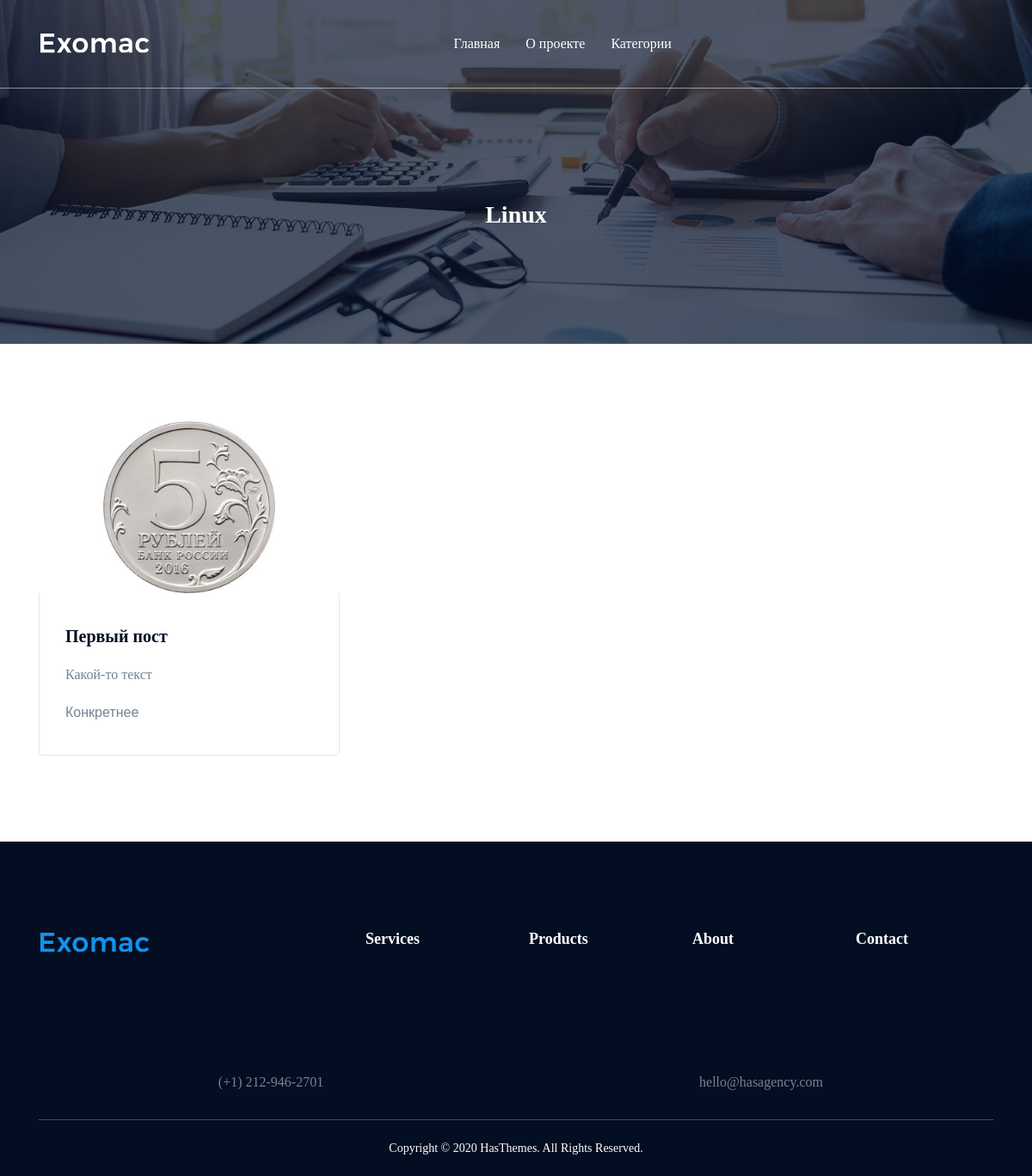
Screenshot of /tag/linux with the database file from the repository.
### blog/models.py (models this page shows, shortened)
class Tag(models.Model):
    title = models.CharField(max_length=100)
    url = models.SlugField(max_length=100, unique=True)
    def __str__(self):
        return self.title
    class Meta:
        verbose_name = 'Тег'
        verbose_name_plural = "Теги"

class Post(models.Model):
    title = models.CharField(max_length=100, verbose_name='Название')
    url = models.SlugField(max_length=100, unique=True)
    text = models.TextField(verbose_name="Текст")
    created_up = models.DateTimeField(auto_now=True, verbose_name="Дата обновления")
    created_at = models.DateTimeField(auto_now_add=True, db_index=True, verbose_name="Создан")
    category = models.ForeignKey(Category, on_delete=models.CASCADE, related_name='category', verbose_name='Категирии')
    tag = models.ManyToManyField(Tag, related_name='tag', verbose_name='Тег')
    draft = models.BooleanField('Черновик', default=False)
    image = models.ImageField(verbose_name='Изоброжение', upload_to='post/%Y/%m/%d', blank=True)
    def get_absolute_url(self):
        return reverse("post", kwargs={"slug": self.url})
    class Meta:
        verbose_name = 'Пост'
        verbose_name_plural = "Посты"

### blog/views.py (the view)
# urls.py: path('tag/<str:slug>', TagViews.as_view(), name='tag'),
class TagViews(ListView):
    template_name = 'blog/index.html'
    context_object_name = 'posts'
    allow_empty = False
    slug_field = 'url'
    def get_queryset(self):
        return Post.objects.filter(tag__url=self.kwargs['slug'])
    def get_context_data(self, *, object_list=None, **kwargs):
        context = super().get_context_data(**kwargs)
        context['title'] = Tag.objects.get(url=self.kwargs['slug'])
        return context

### blog/models.py (called while the page is built)
    def get_absolute_url(self):
        return reverse("category", kwargs={"slug": self.url})

### blog/templatetags/menu.py (called while the page is built)
@register.inclusion_tag('blog/menu_tpl.html')
def show_menu(menu_class='site-main-menu'):
    categories = Category.objects.all()
    return {"categories": categories, 'menu_class': menu_class}

@register.inclusion_tag('blog/menu_mobile.html')
def show_mobile(menu_class='site-mobile-menu'):
    categories = Category.objects.all()
    return {"categories": categories, 'menu_class': menu_class}

### templates/blog/index.html (shortened to what this page needs)
{% extends 'base.html' %}
{% load static %}
{% block content %}
    <div class="section section-padding-t90-b100">
        <div class="container">
            <div class="row row-cols-lg-3 row-cols-md-2 row-cols-1 mb-n6">
                {% for post in posts %}
                    <div class="col mb-6">
                        <div class="work border-1 border-danger">
                            <div class="thumbnail text-center">
                                <a class="image" href="{{ post.get_absolute_url }}">
                                    {% if post.image %}
                                        <img src="{{ post.image.url }}" style="max-width: 200px; max-height: 200px;"
                                             alt="{{ post.title }}"></a>
                                    {% else %}
                                        <img src="https://img2.freepng.ru/20181125/wbe/kisspng-apartment-renting-london-residential-house-product-5bfa6d06347989.212131131543138566215.jpg"
                                             alt="{{ post.title }}"></a>
                                    {% endif %}
                            </div>
                            <div class="info">
                                <h3 class="title"><a href="work-details.html">{{ post.title }}</a></h3>
                                <p class="desc">{{ post.text|safe|truncatewords_html:20 }}</p>
                                <a href="{{ post.get_absolute_url }}">Конкретнее</a>
                            </div>
                        </div>
                    </div>
                {% endfor %}
            </div>
        </div>
    </div>
{% endblock %}

### templates/_inc/header.html (shortened to what this page needs)
{% load static %}
{% load menu %}
<div class="header-section header-transparent sticky-header section">
    <div class="header-inner">
        <div class="container position-relative">
            <div class="row justify-content-between align-items-center">
                <div class="col-xl-2 col-auto order-0">
                    <div class="header-logo">
                        <a href="{% url "home" %}">
                            <img class="dark-logo" src="{% static 'assets/images/logo/logo.png' %}"
                                 alt="Agency Logo">
                        </a>
                    </div>
                </div>
                <div class="col-auto col-xl d-flex align-items-center justify-content-xl-center justify-content-end order-2 order-xl-1">
                    <div class="menu-column-area d-none d-xl-block position-static">
                        {% show_menu %}
                    </div>
                    <div class="header-search-area ml-xl-7 ml-0">
                        <div class="header-search">
                            <a href="javascript:void(0)" class="header-search-toggle"><i
                                    class="pe-7s-search pe-2x pe-va"></i></a>
                        </div>
                    </div>
                </div>
            </div>
        </div>
    </div>
</div>
<div class="page-title-section section section-padding-top" data-overlay="0.7"
     data-bg-image="{% static 'assets/images/bg/breadcrumb-bg-two.jpg' %}">
    <div class="page-title">
        <div class="container">
            <h1 class="title">{{ title }}</h1>
        </div>
    </div>
</div>

### templates/blog/menu_tpl.html (shortened to what this page needs)
{% load flatpages %}
{% get_flatpages as flatpages %}
<nav class="{{ menu_class }}">
    <ul>
        <li class="has-children"><a href="{% url "home" %}">Главная</a></li>
        {% for page in flatpages %}
            <li><a href="{{ page.url }}"><span class="menu-text">{{ page.title }}</span></a></li>
        {% endfor %}
        <li class="has-children"><a href="#"><span class="menu-text">Категории</span></a>
        </li>
    </ul>
</nav>

### rows the page displays
Tag: title "Linux"
Post: image (picture), title "Первый пост", text "Какой-то текст"

### other values shown
{{ page.title }} "О проекте"
